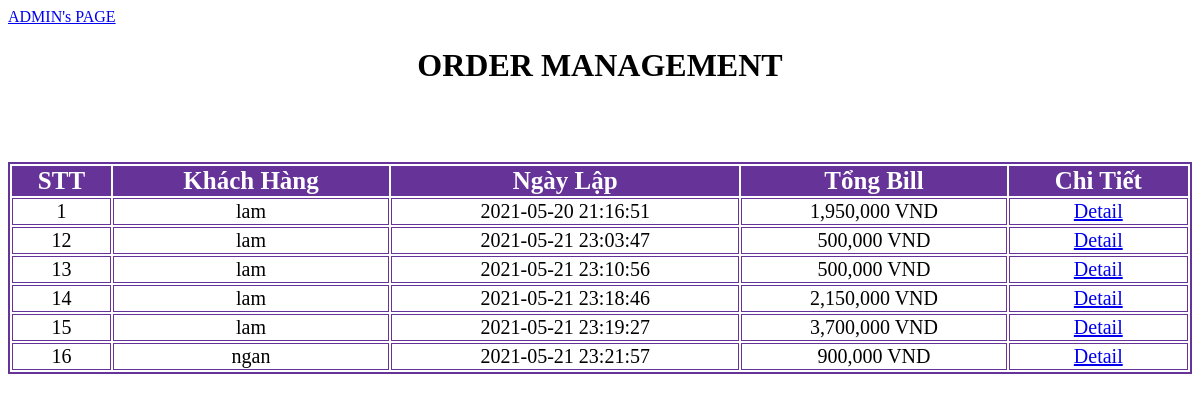
Page /main_order.php on the committed database.
### tables this page shows
CREATE TABLE `order` (
  `order_id` int(255) NOT NULL,
  `account_name` varchar(255) NOT NULL,
  `order_date` datetime NOT NULL
);

### main_order.php (the view, shortened to what this page needs)
<?php
include("connection.php");
?>
<!DOCTYPE html>
<html lang="en">
<head>
    <link rel="stylesheet" href="cart.css">
</head>
<body>
<a  href="admin.php">ADMIN's PAGE</a>
<h1 style="text-align:center">ORDER MANAGEMENT</h1>
        <br><br>
        <table>
            <tr>
                <th>STT</th>
                <th>Khách Hàng</th>
                <th>Ngày Lập</th>
                <th>Tổng Bill</th>
                <th>Chi Tiết</th>
            </tr>
            <?php
            $sql = "SELECT * FROM `order` ";
            $rs = $mysqli->query($sql);
                foreach($rs as $row){
                    $id = $row['order_id'];
                    $result = mysqli_query($mysqli, "SELECT SUM(od_price)  FROM order_detail where order_id='$id'");
                    $total = mysqli_fetch_array($result);
                    ?>
            <tr>
                <td><?php echo $row['order_id'] ?></td>
                <td><?php echo $row['account_name'] ?></td>
                <td><?php echo $row['order_date'] ?></td>
                <td><?php echo number_format($total[0],0)?> VND</td>
                <td>
                    <a href="order_detail.php?order_id=<?php echo $row['order_id'] ?> "> Detail</a>
                </td>
            </tr>
            <?php
            }
        ?>
        </table>
        </body>
</html>

### cart.css (style rules this page uses)
table { border: 2px solid rebeccapurple; text-align: center; width:100%; margin-top: 20px; }
th { background-color: rebeccapurple; color: white; font-weight: bolder; font-size: 25px; }
td { border : 1px solid rebeccapurple; font-size: 20px; }

### rows in the picture
order: order_id "1", account_name "lam", order_date "2021-05-20 21:16:51", total "1,950,000"
order: order_id "12", account_name "lam", order_date "2021-05-21 23:03:47", total "500,000"
order: order_id "13", account_name "lam", order_date "2021-05-21 23:10:56", total "500,000"
order: order_id "14", account_name "lam", order_date "2021-05-21 23:18:46", total "2,150,000"
order: order_id "15", account_name "lam", order_date "2021-05-21 23:19:27", total "3,700,000"
order: order_id "16", account_name "ngan", order_date "2021-05-21 23:21:57", total "900,000"
